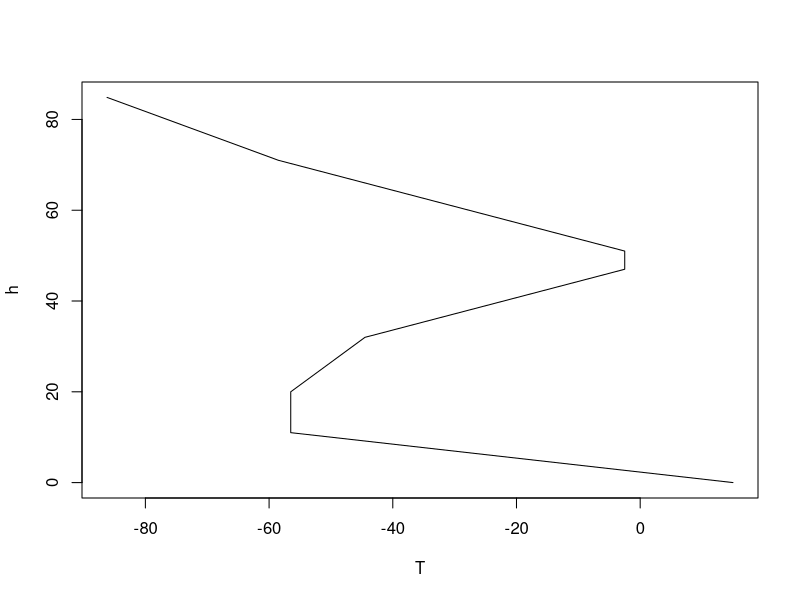
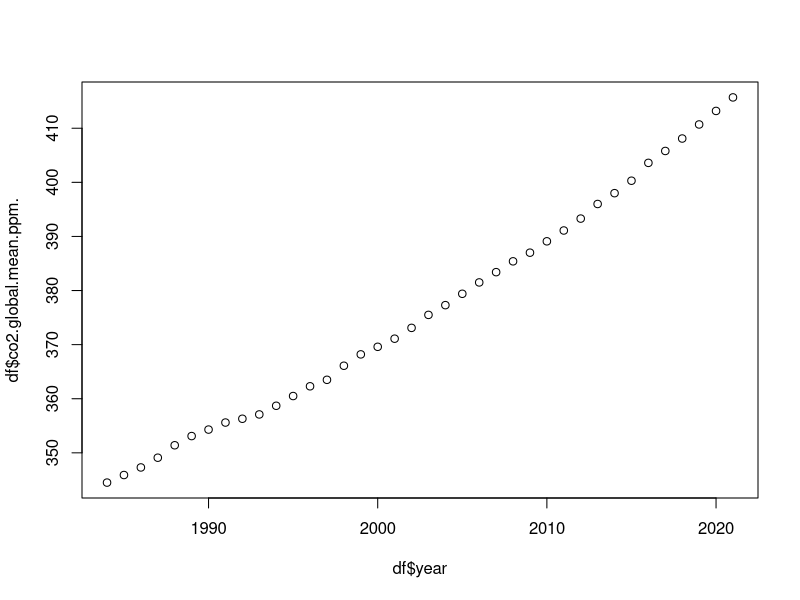
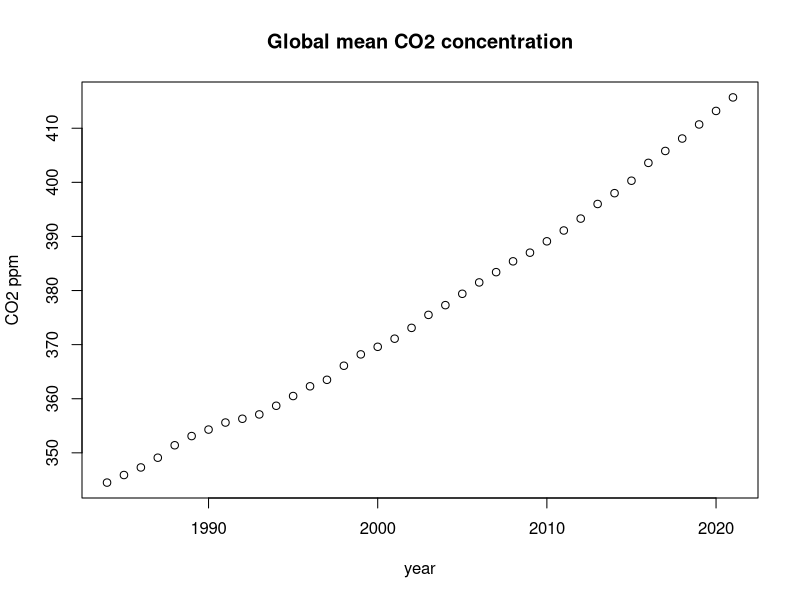
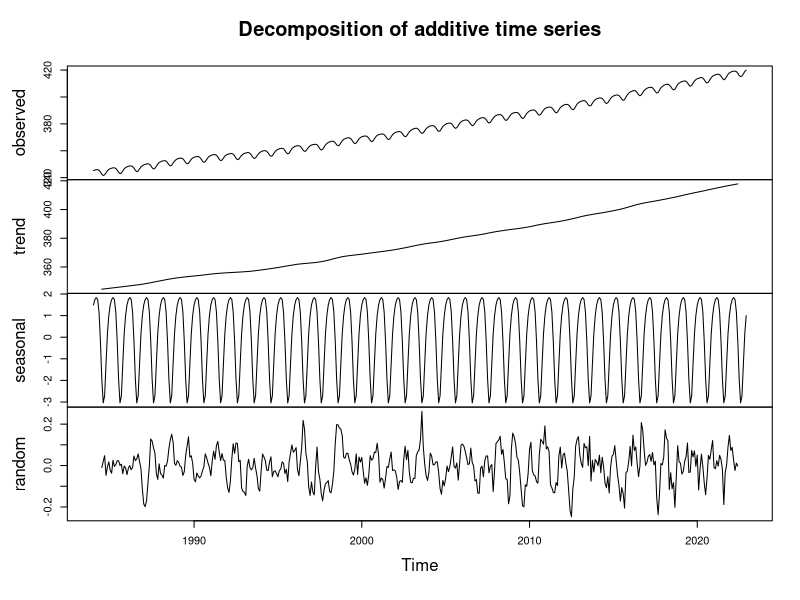
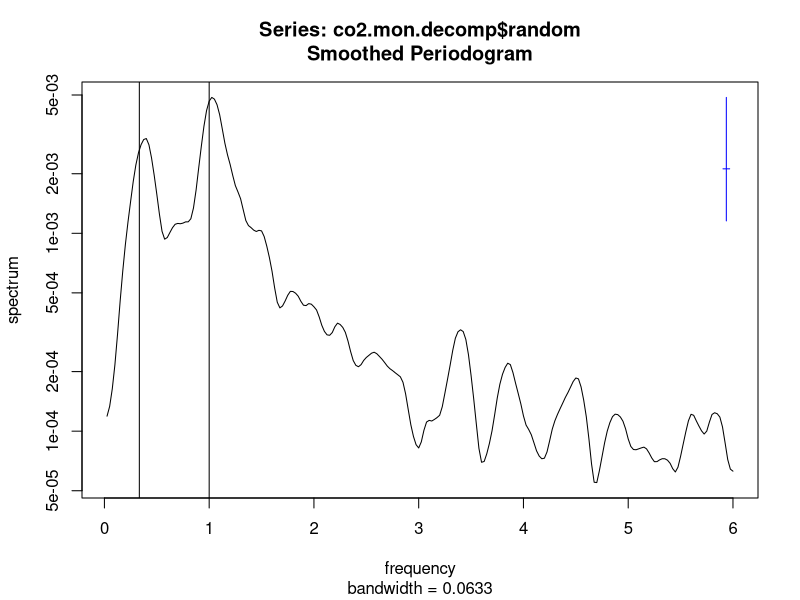

Source code (R) for these figures, in order:
## ---- chunk 1
help(mean)
## ---- chunk 2
28 * 0.78 + 32 * 0.21 + 40 * 0.01
## ---- chunk 3
T <- c(15.0, -56.5, -56.5, -44.5, -2.5, -2.5, -58.5, -86.2)
h <- c(0, 11, 20, 32, 47, 51, 71, 84.852)
plot(T, h, type="l")
## ---- chunk 4
df <- read.csv("co2_annual_20221026.csv")
plot(df$year, df$co2.global.mean.ppm.)
## ---- chunk 5
plot(df$year, df$co2.global.mean.ppm.,
     main="Global mean CO2 concentration",
     xlab="year", ylab="CO2 ppm")
## ---- chunk 6
dfm <- read.csv("co2_monthly_20231115.csv")
co2.mon <- dfm$mole.fraction.ppm.
n <- nrow(dfm)
co2.mon <- ts(co2.mon, start=c(dfm$year[1], dfm$month[1]), frequency=12)
co2.mon.decomp<- decompose(co2.mon)
plot(co2.mon.decomp)
## ---- chunk 7
spec.pgram(co2.mon.decomp$random, spans=c(7,7), na.action=na.omit)
abline(v=1)
abline(v=1/3)
